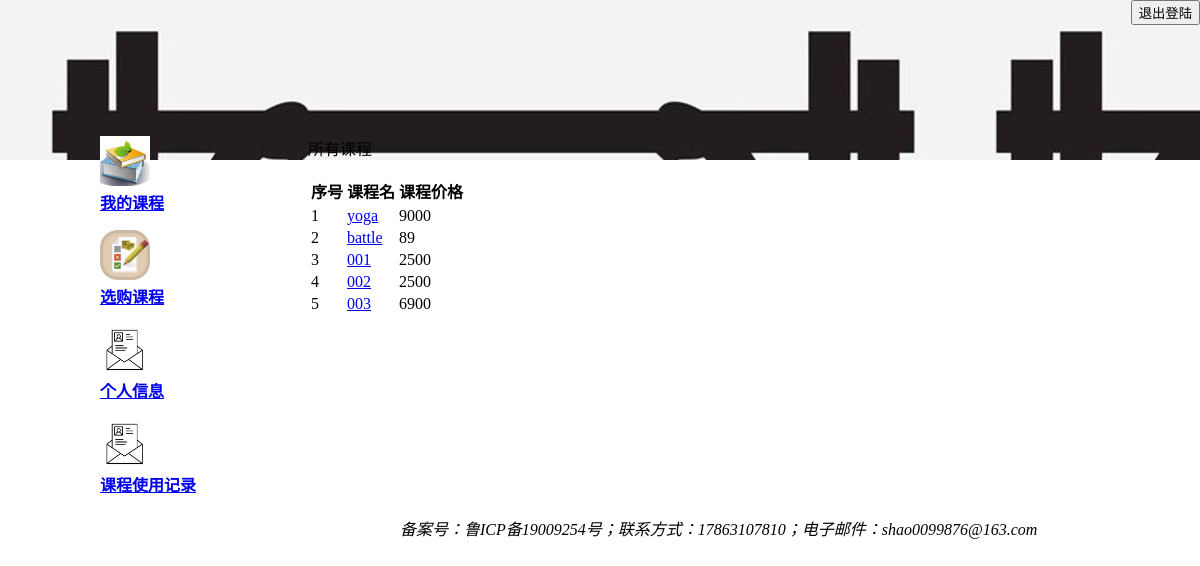
/course/view/, run on an earlier commit of the app's database.
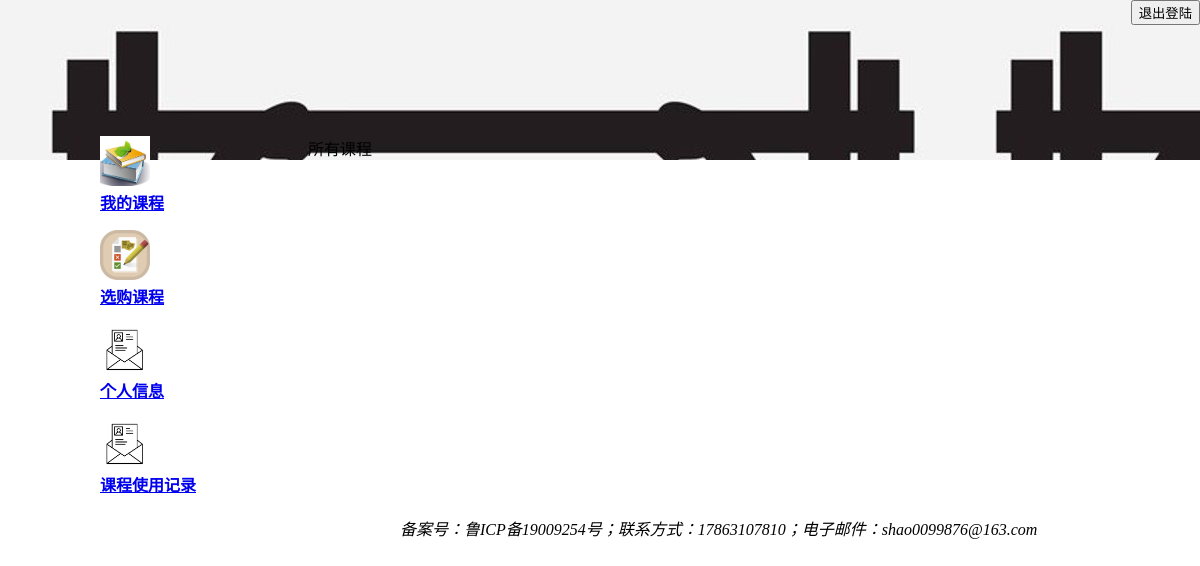
And on a later commit of the database.
### Database/models.py (models this page shows, shortened)
class Course(models.Model):  # 课程信息
    coursename = models.CharField(primary_key=True, max_length=20)  # 课程名
    courseintroduction = models.CharField(max_length=100, default="")  # 课程介绍
    courseprice = models.IntegerField(default=0)  # 课程价格
    course_flag = models.BooleanField(default=True)  # 标记课程是否在使用

### Course/views.py (the view)
# urls.py: path('',viewCourse),
def viewCourse(request):  # 查看课程信息
    sessionManager = SessionManager(request)
    if sessionManager.isAdministrator(): #如果是管理员登陆
        courses = Course.objects.all()  # 查询全部课程信息
        Authority = 'Admin'
    else: #如果是客户登陆
        courses = Course.objects.filter(course_flag=True)  # 查询在使用的课程信息
        Authority = 'Customer'
    return render(request, 'coursemessageUI.html', {'order': courses, 'Authority': Authority})

### Tools/SessionManager.py (called while the page is built)
    def isAdministrator(self):
        username=self.session.get("Username",default=None)
        if username is not None:
            user=Customer.objects.get(username=username)
            return user.isAdministrator()
        return False

### Course/templates/coursemessageUI.html (shortened to what this page needs)
{% extends 'logedbase.html' %}
{% block content2 %}
{% if Authority == 'Admin' %}
    <p><a href="/course/view/">查看课程</a> <a href="/course/add/">增加课程</a></p>
{% elif Authority == 'Customer' %}
<p>所有课程</p>
{% endif%}
{% if order %}
    <table>
        <tr>
            <th>序号</th>
            <th>课程名</th>
            <th>课程价格</th>
        </tr>
         {% for i in order %}
        <tr>
            <td>{{ forloop.counter }}</td>
            <td><a href="/course/view/{{i.coursename}}/">{{ i.coursename }}</a> </td>
            <td>{{ i.courseprice }}</td>
        </tr>
        {% endfor %}
    </table>
{% endif %}
{% endblock %}

What changed in the data, as far as the page shows it:
removed Course: coursename "yoga", courseprice "9000"
removed Course: coursename "battle", courseprice "89"
removed Course: coursename "001", courseprice "2500"
removed Course: coursename "002", courseprice "2500"
removed Course: coursename "003", courseprice "6900"
Also different on the page:
text no longer shown: "序号 课程名 课程价格"
